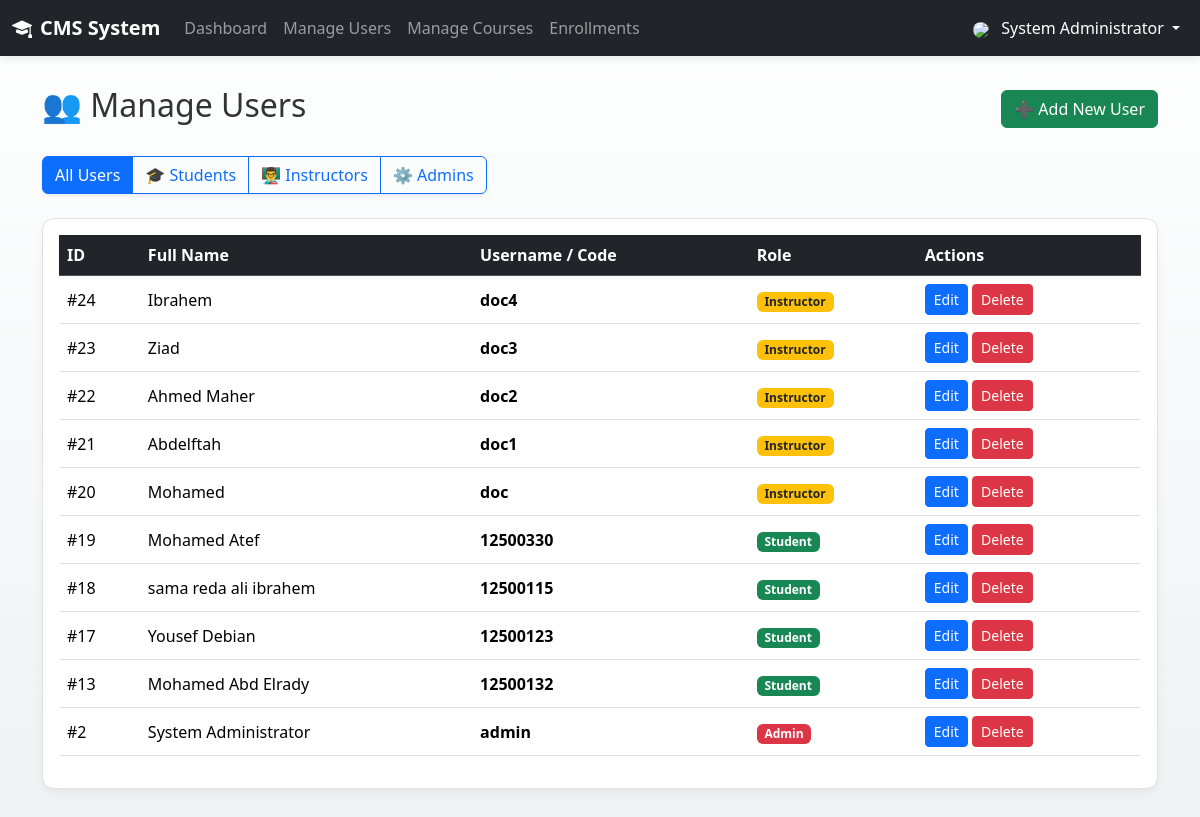
The page /users.php (signed in) on the database its author committed.
### tables this page shows
CREATE TABLE `users` (
  `id` int(11) NOT NULL,
  `username` varchar(100) NOT NULL,
  `full_name` varchar(255) DEFAULT NULL,
  `student_code` varchar(50) DEFAULT NULL,
  `password` varchar(255) NOT NULL,
  `role` enum('admin','instructor','student') NOT NULL
);

### users.php (the view, shortened to what this page needs)
<?php
include 'includes/header.php';
$filter_role = isset($_GET['role']) ? $_GET['role'] : 'all';
$sql = "SELECT * FROM users";
$sql .= " ORDER BY id DESC";
$result = $conn->query($sql);
?>
<div class="d-flex justify-content-between align-items-center mb-4">
    <h2>👥 Manage Users</h2>
    <a href="add_user.php" class="btn btn-success">➕ Add New User</a>
</div>
<div class="mb-4">
    <div class="btn-group shadow-sm" role="group">
        <a href="users.php" class="btn btn-outline-primary <?php echo ($filter_role == 'all') ? 'active' : ''; ?>">
            All Users
        </a>
        <a href="users.php?role=student" class="btn btn-outline-primary <?php echo ($filter_role == 'student') ? 'active' : ''; ?>">
            🎓 Students
        </a>
        <a href="users.php?role=instructor" class="btn btn-outline-primary <?php echo ($filter_role == 'instructor') ? 'active' : ''; ?>">
            👨‍🏫 Instructors
        </a>
        <a href="users.php?role=admin" class="btn btn-outline-primary <?php echo ($filter_role == 'admin') ? 'active' : ''; ?>">
            ⚙️ Admins
        </a>
    </div>
</div>
<div class="card card-custom">
    <div class="card-body">
        <div class="table-responsive">
            <table class="table table-hover align-middle">
                <thead class="table-dark">
                    <tr>
                        <th>ID</th>
                        <th>Full Name</th>
                        <th>Username / Code</th>
                        <th>Role</th>
                        <th>Actions</th>
                    </tr>
                </thead>
                <tbody>
                    <?php if ($result->num_rows > 0): ?>
                        <?php while($row = $result->fetch_assoc()): ?>
                        <tr>
                            <td>#<?php echo $row['id']; ?></td>
                            <td><?php echo htmlspecialchars($row['full_name']); ?></td>
                            <td><strong><?php echo htmlspecialchars($row['username']); ?></strong></td>
                            <td>
                                <?php
                                    $badge = 'secondary';
                                    if ($row['role'] == 'admin') $badge = 'danger';
                                    elseif ($row['role'] == 'instructor') $badge = 'warning text-dark';
                                    elseif ($row['role'] == 'student') $badge = 'success';
                                ?>
                                <span class="badge bg-<?php echo $badge; ?>"><?php echo ucfirst($row['role']); ?></span>
                            </td>
                            <td>
                                <a href="edit_user.php?id=<?php echo $row['id']; ?>" class="btn btn-sm btn-primary">Edit</a>
                                <a href="delete_user.php?id=<?php echo $row['id']; ?>" class="btn btn-sm btn-danger" onclick="return confirm('Are you sure?');">Delete</a>
                            </td>
                        </tr>
                        <?php endwhile; ?>
                    <?php else: ?>
                        <tr><td colspan="5" class="text-center py-4 text-muted">No users found in this category.</td></tr>
                    <?php endif; ?>
                </tbody>
            </table>
        </div>
    </div>
</div>
<?php include 'includes/footer.php'; ?>

### includes/header.php (style rules this page uses)
body { font-family: 'Segoe UI', Tahoma, Geneva, Verdana, sans-serif; background-color: #f4f7f6; min-height: 100vh; color: #333; }
.card-custom { background: #ffffff; border: 1px solid #e0e0e0; border-radius: 12px; box-shadow: 0 4px 10px rgba(0,0,0,0.05); transition: transform 0.3s; }
a { text-decoration: none; }

### rows shown on the page
users: id "24", full_name "Ibrahem", username "doc4", role "Instructor"
users: id "23", full_name "Ziad", username "doc3", role "Instructor"
users: id "22", full_name "Ahmed Maher", username "doc2", role "Instructor"
users: id "21", full_name "Abdelftah", username "doc1", role "Instructor"
users: id "20", full_name "Mohamed", username "doc", role "Instructor"
users: id "19", full_name "Mohamed Atef", username "12500330", role "Student"
users: id "18", full_name "sama reda ali ibrahem", username "12500115", role "Student"
users: id "17", full_name "Yousef Debian", username "12500123", role "Student"
users: id "13", full_name "Mohamed Abd Elrady", username "12500132", role "Student"
users: id "2", full_name "System Administrator", username "admin", role "Admin"

### other values the page prints
$label "Dashboard"
$label "Manage Users"
$label "Manage Courses"
$label "Enrollments"
$display_name "System Administrator"
